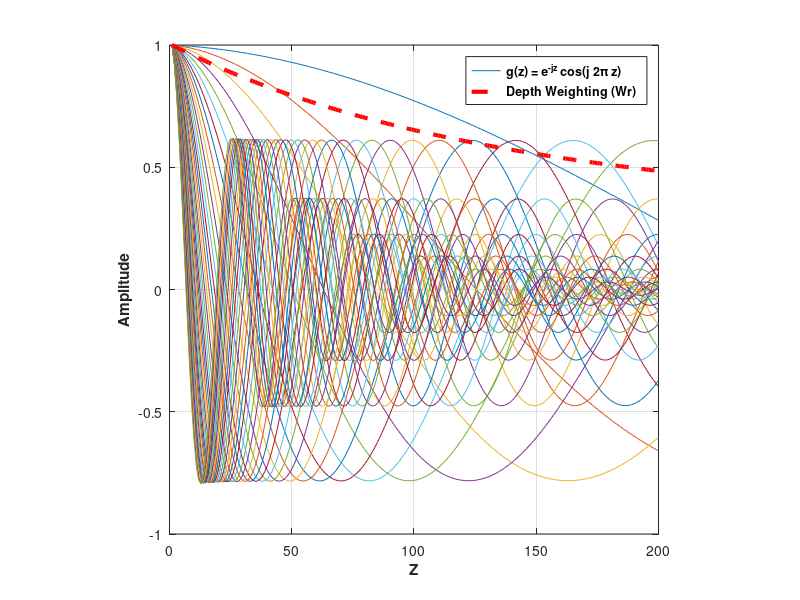
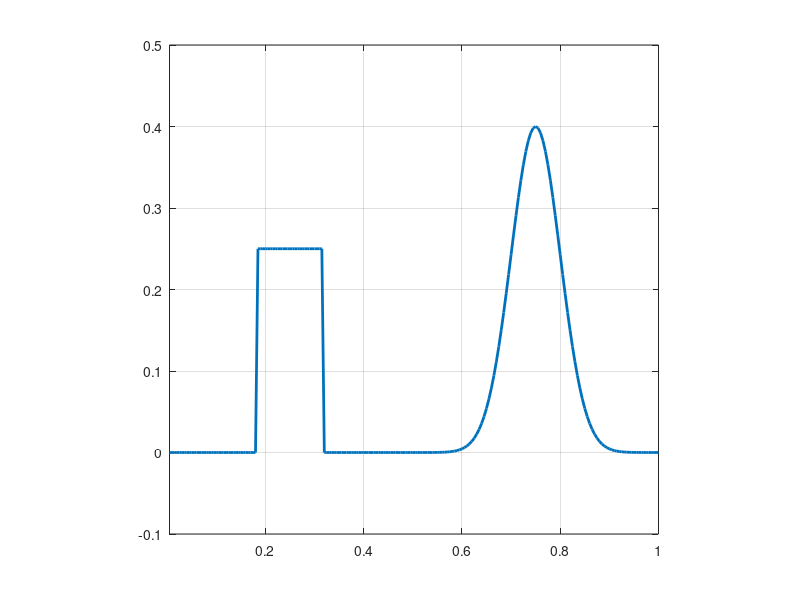

The MATLAB source for these figures, in order: (Note: this script raises an error after producing the figures.)
% Inv1D_lplq
% Program creates a 1D toy problem and generates data using kernels of the
% form k(z) = exp^(-ajx) cos(b j 2pi x)
% 
% Data can then be inverted using various lp-norms applied on the model and
% its gradient. Depth weighting is applied to the model objective function,
% but outside the norm.
% 
% Written by: D. Fournier
% Last Update: November 11, 2014

close all
clear all

addpath data\
addpath C:\Users\dominiquef.MIRAGEOSCIENCE\Dropbox\Master\FUNC_LIB\Lp_norm_codes\Dual_norm_1D\functions
addpath C:\Users\dominiquef.MIRAGEOSCIENCE\Dropbox\Master\FUNC_LIB\Lp_norm_codes\Dual_norm_1D\sliceomatic\
addpath C:\Users\dominiquef.MIRAGEOSCIENCE\Dropbox\Master\FUNC_LIB
% Set up 1D problem

%% INPUT VARIABLES

% Model space
nx = 200;

% Kernel
nk = 40; %number of frequencies

decay = -0.10;

basis = 0.20;

% Data noise
amp_pct = 0.02;
floor_pct = 0.02;

% Lp-norm parameters
pvec = [0 2]%0:0.25:2;
qvec = [0 2]%0:0.25:2;
lvec = ones(1,1)*1.0%[0.25:0.25:1.75]%0.1:0.4:1.9;

% Add an extra test to find best starting beta for lplq
chi_vec = 1%[2 3 4 5 7.5 10 20 30];
% multip = 100;

%% SCRIPT STARTS HERE
%% % Generate kernel functions and depth weighting
x = (0 : 1/(nx) : 1) * nx/10;
mcell=nx;
dx=ones(1,mcell) * abs((min(x)-max(x))/mcell);


set(figure, 'Position', [50 200 1000 500])
G = zeros(nk,mcell);
wr = zeros(1,mcell);
for ii = 1 : nk 
    
    b = basis * 2*pi* (ii) / (nx/10);
    a = decay * (ii) / (nx/10);
    
    G(ii,1:mcell) = exp( a * x(2:end) ) .* (a/(a^2+b^2)*cos (b * x(2:end)) + b/(a^2+b^2) *sin (b * x(2:end))) -...
        exp( a * x(1:end-1) ) .* (a/(a^2+b^2)*cos (b * x(1:end-1)) + b/(a^2+b^2) *sin (b * x(1:end-1)));

    G(ii,1:mcell) = G(ii,1:mcell) / max(G(ii,1:mcell));
    
    wr = wr + ((exp( a*x(2:end))-exp( a * x(1:end-1) ))/a) ;
    plot(G(ii,:));hold on

end

wr = (wr / max(wr)).^0.5;

IWr = spdiags(1./wr',0,mcell,mcell);
Wr = spdiags(wr',0,mcell,mcell);
Wrx = spdiags(wr(1:end-1)',0,mcell-1,mcell-1);

figure(1); plot(wr','r--','LineWidth',3);
axis square;grid on
temp = legend('\bfg(z) = e^{-jz} cos(j 2\pi z)','\bfDepth Weighting (Wr)');
ylabel('\bfAmplitude');
xlabel('\bfZ');
a=get(temp,'children');
set(a(2),'LineWidth',3,'Color',[1 0 0],'LineStyle','--'); 
%% Generate model

x = (1/nx : 1/(nx) : 1) ;

cntr = round(nx/4);

% Create mdoel: Square and tanh functions
model = 0.4* exp(-(((x-3*cntr/nx) ).^2 * nx)); 

model(cntr-round(cntr/4):cntr+round(cntr/4))=0.25;

model=model(:);

set(figure, 'Position', [50 200 1000 500]);
plot(x,model,'LineWidth',2);axis([x(1) x(end) -0.1 0.5]);hold on
axis square
grid on


%% FORWARD MODELING
% Generate data and corrupt with noise

data= G * model;

% Corrupt data with Gaussian noise
% rand_noise = rand(nk,1);
% save ('noise_1D','rand_noise')
load('noise_1D');

amp_noise = amp_pct .* abs(data);
floor_noise = min(abs(data));

wd = amp_noise + floor_noise;
% noise = amp_noise + floor_noise;

d = data + rand_noise.*wd;

% wd =  abs(d)*0.05 + 0.05 * std(data);

figure; 
plot(data);
hold on
errorbar(d,wd,'r*')
legend('Data','Data+noise')
grid on

% Create uncertainty weighting matrix
Wd = spdiags(1./wd,0,nk,nk);

% Normalize d and G by standard deviation:
G = Wd * G ;

target = nk;

% Weight data with uncertainty
d = Wd * d;

%% INVERSION
% Create inversion parameters
[Wx,Vx] = getWx1D(nx,dx);
[Ws] = speye(mcell);
V = spdiags(sqrt(dx'),0,nx,nx);


% Global constant
as = 1.0 / min(dx) ^2;  %Smallnest term
ax = 1.0;               %Smoothness term                     

% Store all the final models
RMS = zeros(length(pvec),length(qvec),length(lvec));
linf = zeros(length(pvec),length(qvec),length(lvec));
l2 = zeros(length(pvec),length(qvec),length(lvec));
l1 = zeros(length(pvec),length(qvec),length(lvec));
misfit = zeros(length(pvec),length(qvec),length(lvec));
models_out = zeros(length(pvec),length(qvec),length(lvec),mcell);

counter = 1;  

objfunc = @(m,phi,b) sum( ( G * m - d ).^2 ) + ( m' * b * phi * m );

% Iterate over all the combination of norms as specified by the vectors
% pvec, qvec and lvec.
for ll= 1:length(lvec)

    for pp = 1:length(pvec)
        
        for qq = 1:length(qvec)
            
            % Message prompt
            head = ['lp: ' num2str(pvec(pp)) ' lq: ' num2str(qvec(qq)) ' psi: ' num2str(lvec(ll))];
            fprintf('Starting lp inversion %s\n',...
                head)
            
            invmod      = ones(mcell,1)*1e-2;       % Initial model       
                        
            phi_d       = sum((G*invmod - d).^2);   % Initial misfit

                       % Active cell
            count=0; % Initiate iteration count 
            switcher = 0;
            ncg(counter) = 0;
            lp_count = 0;
            cg_iter = 0;
            delta = 1;
            lambda = [];
            
        while switcher ~= 3

                    count=count+1;

                    if switcher == 0   %First iteration

                        delta(count) = 1;
                        
                        WxtWx = ( Vx * Wx)' * ( Vx * Wx );
                        WstWs = ( V * Ws)' * ( V * Ws);
                        
                        Rs = speye(mcell);
                        Rx = speye(size(Wx,1));
                    
                        phim_start =  ax * WxtWx + as * WstWs;
                        
                        MOF = phim_start; 
                        
                        aVRWs = sqrt(as) * Wr * V * Ws;
                        aVRWx = sqrt(ax) * Wrx * Vx * Wx;
                        
                        % Initial beta trace(G'G) / trace(phim)
                        if count == 1
                            
                            beta = sum(sum(G.^2,1)) / sum(diag(MOF,0).^2) *1e+4;  
                        
                        end
                        
                        lambda(count) = beta(count);
                        
                        phi(count) = objfunc(invmod,MOF,beta(count));
                        
                    else
                        
                        fprintf('# # LP-LQ ITER# #');
                        lp_count = lp_count+1;
                        
                        if cg_iter(end) < 0.5*mcell && switcher == 1
                            
                            delta(count) = 10^-(lp_count/2);
                            
                        else
                            
                            switcher = 2;
                            delta(count) = delta(count-1);
                            
                        end

                        Rs = spdiags( 1./ ( abs(invmod) .^( 2-pvec(pp) ) + delta(count) ) .^0.5 ,0,mcell,mcell);
                        Rx = spdiags( 1./ ( abs(Wx * invmod) .^( 2-qvec(qq) ) + delta(count) ) .^0.5 ,0,mcell-1,mcell-1);
                       
                        
                        WxtRxWx = ( Vx * Rx * Wx)' * ( Vx * Rx * Wx);
                        WstRsWs = ( V * Rs * Ws)' * ( V * Rs * Ws);

                        scale_s = 0.5 * ...
                            (  phi_m(end) ) /...
                            ( as * invmod' * WstRsWs * invmod );
                        
                        scale_x = 0.5 * ...
                            (  phi_m(end) ) /...
                            ( ax * invmod' * WxtRxWx * invmod );
                        
                        scales(1) = lvec(ll) * scale_s * as;
                        scales(2) = (2.0 - lvec(ll)) * scale_x * ax;
                        
                        MOF =  scales(1) * WstRsWs +...
                                scales(2) * WxtRxWx;
                        
                        aVRWs = sqrt(scales(1)) * Wr * V * Rs * Ws;
                        aVRWx = sqrt(scales(2)) * Wrx * Vx * Rx * Wx;                        
                        
                        mu = ( invmod'* phim_start * invmod ) / (invmod'*MOF*invmod ) ;
       
                        lambda(count) = beta(count) * mu;
                        

                    end

                
                fprintf('\n# # # # # #\n');
                fprintf('BETA ITER: \t %i  \nbeta: \t %8.5e \n',count,beta(count));

                m_in = invmod;  % Save initial model for backtracking steps
                
%                 eigval_GtG = eig(G'*G); 
%                 eigval_MOF = eig( lambda(count) * (MOF) );
%                 
%                 eigval = eig( G'*G + lambda(count) * (MOF));
%                 
%                 condnum = max(abs(eigval)) / min(abs(eigval));
%                 
%                 figure(4); 
% %                 plot(eigval_GtG,'*'); hold on
% %                 plot(eigval_MOF,'ro'); hold on
%                 plot(eigval,'*'); hold off
%                 fprintf('Condition number: %f\n',condnum);

                [invmod,cg_iter] = GNsolver( G, invmod, d, phi(end), MOF, lambda(count) , aVRWs, aVRWx ,[],[]);             
                ncg(counter) = ncg(counter) + cg_iter;
                
                rdm(count) = norm(m_in - invmod) / norm(m_in);
                
               
                phi_d(count) = sum((G*(invmod)-d).^2);
                phi_m(count) = (invmod)'*(MOF)*(invmod);
                phi(count) = objfunc(invmod,MOF,beta(count));

                if (rdm(count) < 1e-3 && switcher >= 1 && phi_d(count) > target *0.98 && phi_d(count) < target *1.02) || count > 50 

                    switcher = 3;
                    fprintf('---------->')
                    fprintf(' misfit:\t %8.5e ',phi_d(count))
                    fprintf(' ** Relative dm:\t %8.5e ', rdm(count));
                    fprintf('<----------\n')

                    continue

                end    
                
            % Check to see if overshooted the target misfit,
            % If yes, then compare with the previous iteration and keep
            % closest                
            if phi_d(count) < target * 0.98
                
                phi_d(count) = sum((G*(invmod)-d).^2);                       
                
                fprintf('---------->');
                fprintf(' misfit:\t %8.5e ',phi_d(count));
                fprintf('Relative dm:\t %8.5e ', rdm(count));
                fprintf('<----------\n');
                fprintf('\n# NEXT ITER: INCREASING BETA #\n');
                
                if switcher == 0
                    switcher = 1;
                end
%                 beta(count+1) = beta(count) * target / phi_d(count);
                beta(count+1) = beta(count) * 1.1;
                
%                 invmod = m_in;
%                 phi_d(count) = phi_d(count-1);
                
%                 count = count-1;
%                 continue
            
            % Else reduce beta and continue inversion
            elseif phi_d(count) > target * 1.02
                
                fprintf('---------->')
                fprintf(' misfit:\t %8.5e ',phi_d(count))
                fprintf(' ** Relative dm:\t %8.5e ', rdm(count));
                fprintf('<----------\n')
                fprintf('\n# NEXT ITER - REDUCING BETA #\n');
                if switcher == 0
                    
                    beta(count+1) = 0.75 * beta(count); 
                    
                else
                    
%                     beta(count+1) = beta(count) * target / phi_d(count);
                    beta(count+1) = beta(count) * 0.95;
                    
                end
                
            else
                
                
                fprintf('---------->')
                fprintf(' misfit:\t %8.5e ',phi_d(count))
                fprintf(' ** Relative dm:\t %8.5e ', rdm(count));
                fprintf('<----------\n')
                fprintf('\n# NEXT ITER - STATIONNARY STEP #\n');
                
                if switcher == 0
                    switcher = 1;
                end
                
                beta(count+1) = beta(count);

                 
            end
           
            
            % OPTIONAL: Plot model
            set(figure(4+counter), 'Position', [50 200 1000 500])
            plot(1:mcell,model); hold on
            plot(1:mcell, invmod,'r','LineWidth',3); hold off
            axis([0 mcell -.1 0.6]);
            axis square

            
            
        end
            tlabel=(['$\mathbf{\phi_m\;=\;\| m \|_{' num2str(pvec(pp)) '}\;+\; \| \nabla m \|_{' num2str(qvec(qq)) '}}$']);
            title(tlabel, 'interpreter', 'latex','Fonts',18)
            
            RMS(pp,qq,ll)=(sum((invmod-model).^2)/length(data))^(0.5);
            linf(pp,qq,ll) = norm(model-invmod,'inf');
            l2(pp,qq,ll) = norm(model-invmod,2);
            l1(pp,qq,ll) = norm(model-invmod,1);
            misfit(pp,qq,ll) = phi_d(count);
            models_out(pp,qq,ll,:) = invmod(:);
            
%             figure; plotyy(1:count,phi_d,1:count,phi_m);

            ldml(counter) = norm(model-invmod,2);
            fprintf('Relative dm:\t %8.5e \n', rdm(count));
            fprintf('End of lp inversion. Number of iterations: %i\n',count)
            fprintf('Final model misfit: %8.3e\n\n',ldml(counter))
            
            counter = counter+1;
            

        end
    end
end



%% Plot result 
% sliceomatic(l1,pvec,qvec,lvec);
% set(figure, 'Position', [50 200 1000 500]);
% ltext = [];
% count = 1;
% for pp = 1:length(pvec)
%         
%         for qq = 1:length(qvec)
%             
%             for ll = 1 : length(lvec)
%                 xx = chi_start(pp,qq,ll,:); xx = xx(:);
%                 yy = l1(pp,qq,ll,:); yy = yy(:);
% 
%                
%                 % Find best fitting quadratic
%                 cc = [xx.^0 xx.^1 xx.^2 xx.^3]\yy;
%                 
% %                 plot(xx,yy,'Color',[ll/length(lvec) pp/length(pvec) qq/length(qvec)].^1.5,'LineWidth',2); hold on
%                 plot(xx,yy,'Color',[pp/length(pvec) rand(1) qq/length(qvec)],'LineWidth',2); hold on
%                 
%                 ltext{count} = ['pvec ' num2str(pvec(pp)) ' qvec ' num2str(qvec(qq)) ' lvec ' num2str(lvec(ll))];
%                 
%                 count = count + 1;
%             end
%             
%         end
%         
% end
% legend(ltext)
% 
% % Fit polynomial
% set(figure, 'Position', [50 200 1000 500]);
% for pp = 1:length(pvec)
%         
%         for qq = 1:length(qvec)
%             
%             for ll = 1 : length(lvec)
%                 xx = chi_start(pp,qq,ll,:); xx = xx(:);
%                 yy = l1(pp,qq,ll,:); yy = yy(:);
% 
%                 % Find best fitting quadratic
%                 cc = [xx.^0 xx.^1 xx.^2 xx.^3]\yy;
%                 
%                 func= cc(4)*xx.^3 + cc(3)*xx.^2 + cc(2).*xx + cc(1);
%                 plot(xx,func,'r:','LineWidth',2); hold on
%                 
%                 index = find(min(func)==func);
% 
%                 plot(xx(index),func(index),'bo')
%             end
%             
%         end
%         
% end
% xlabel('\bf Starting chi factor');ylabel('\bf|m_{true} - m_{rec}|')

figure;
[hAx,hLine1,hLine2] = plotyy(delta,ncg,delta,ldml,'semilogx','semilogx');
ylabel(hAx(1),'\bfNumber of CG steps');
ylabel(hAx(2),'\bf|m_{true} - m_{k}|_1');
xlabel('\bf Factor (\epsilon)')
set(hAx(2),'YColor','k')
set(hLine2,'LineWidth',2,'Color','k')
set(hLine1,'LineWidth',2)
grid on